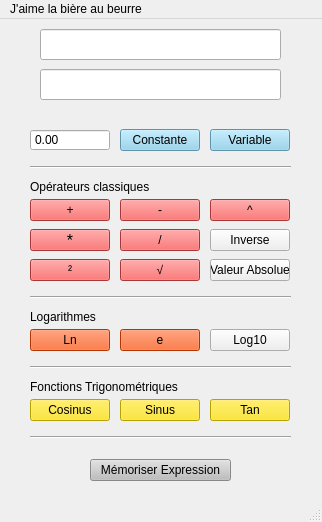
<?xml version="1.0" encoding="UTF-8"?>
<ui version="4.0">
 <class>SaisieExpressionGraphe</class>
 <widget class="QMainWindow" name="SaisieExpressionGraphe">
  <property name="geometry">
   <rect>
    <x>0</x>
    <y>0</y>
    <width>322</width>
    <height>522</height>
   </rect>
  </property>
  <property name="sizePolicy">
   <sizepolicy hsizetype="Fixed" vsizetype="Fixed">
    <horstretch>0</horstretch>
    <verstretch>0</verstretch>
   </sizepolicy>
  </property>
  <property name="minimumSize">
   <size>
    <width>320</width>
    <height>419</height>
   </size>
  </property>
  <property name="windowTitle">
   <string>MainWindow</string>
  </property>
  <widget class="QWidget" name="centralwidget">
   <widget class="QLineEdit" name="AffichageNPI">
    <property name="geometry">
     <rect>
      <x>40</x>
      <y>10</y>
      <width>241</width>
      <height>31</height>
     </rect>
    </property>
    <property name="minimumSize">
     <size>
      <width>240</width>
      <height>30</height>
     </size>
    </property>
   </widget>
   <widget class="QLineEdit" name="AffichageNC">
    <property name="geometry">
     <rect>
      <x>40</x>
      <y>50</y>
      <width>241</width>
      <height>31</height>
     </rect>
    </property>
    <property name="minimumSize">
     <size>
      <width>240</width>
      <height>30</height>
     </size>
    </property>
   </widget>
   <widget class="QPushButton" name="Bouton_Constante">
    <property name="geometry">
     <rect>
      <x>120</x>
      <y>110</y>
      <width>80</width>
      <height>22</height>
     </rect>
    </property>
    <property name="styleSheet">
     <string notr="true">QPushButton{
	background-color: #87CEEB
}

QPushButton:pressed{
	background-color: #FFA500
}

QPushButton:hover{
	background-color: #63C5DA
}</string>
    </property>
    <property name="text">
     <string>Constante</string>
    </property>
   </widget>
   <widget class="QPushButton" name="Bouton_Addition">
    <property name="geometry">
     <rect>
      <x>30</x>
      <y>180</y>
      <width>80</width>
      <height>22</height>
     </rect>
    </property>
    <property name="font">
     <font/>
    </property>
    <property name="styleSheet">
     <string notr="true">QPushButton{
	background-color: #ED4D4D
}

QPushButton:pressed{
	background-color: #FFA500
}

QPushButton:hover{
	background-color: #63C5DA
}</string>
    </property>
    <property name="text">
     <string>+</string>
    </property>
   </widget>
   <widget class="QPushButton" name="Bouton_Soustraction">
    <property name="geometry">
     <rect>
      <x>120</x>
      <y>180</y>
      <width>80</width>
      <height>22</height>
     </rect>
    </property>
    <property name="font">
     <font/>
    </property>
    <property name="styleSheet">
     <string notr="true">QPushButton{
	background-color: #ED4D4D
}

QPushButton:pressed{
	background-color: #FFA500
}

QPushButton:hover{
	background-color: #63C5DA
}</string>
    </property>
    <property name="text">
     <string>-</string>
    </property>
   </widget>
   <widget class="QPushButton" name="Bouton_Multiplication">
    <property name="geometry">
     <rect>
      <x>30</x>
      <y>210</y>
      <width>80</width>
      <height>22</height>
     </rect>
    </property>
    <property name="font">
     <font>
      <pointsize>12</pointsize>
      <weight>50</weight>
      <bold>false</bold>
     </font>
    </property>
    <property name="styleSheet">
     <string notr="true">QPushButton{
	background-color: #ED4D4D
}

QPushButton:pressed{
	background-color: #FFA500
}

QPushButton:hover{
	background-color: #63C5DA
}</string>
    </property>
    <property name="text">
     <string>*</string>
    </property>
   </widget>
   <widget class="QPushButton" name="Bouton_Division">
    <property name="geometry">
     <rect>
      <x>120</x>
      <y>210</y>
      <width>80</width>
      <height>22</height>
     </rect>
    </property>
    <property name="font">
     <font/>
    </property>
    <property name="styleSheet">
     <string notr="true">QPushButton{
	background-color: #ED4D4D
}

QPushButton:pressed{
	background-color: #FFA500
}

QPushButton:hover{
	background-color: #63C5DA
}</string>
    </property>
    <property name="text">
     <string>/</string>
    </property>
   </widget>
   <widget class="QPushButton" name="Bouton_ValAbs">
    <property name="geometry">
     <rect>
      <x>210</x>
      <y>240</y>
      <width>80</width>
      <height>22</height>
     </rect>
    </property>
    <property name="text">
     <string>Valeur Absolue</string>
    </property>
   </widget>
   <widget class="QDoubleSpinBox" name="SpinBox_Constante">
    <property name="geometry">
     <rect>
      <x>30</x>
      <y>110</y>
      <width>80</width>
      <height>22</height>
     </rect>
    </property>
    <property name="focusPolicy">
     <enum>Qt::WheelFocus</enum>
    </property>
    <property name="acceptDrops">
     <bool>false</bool>
    </property>
    <property name="wrapping">
     <bool>false</bool>
    </property>
    <property name="frame">
     <bool>true</bool>
    </property>
    <property name="readOnly">
     <bool>false</bool>
    </property>
    <property name="buttonSymbols">
     <enum>QAbstractSpinBox::NoButtons</enum>
    </property>
    <property name="keyboardTracking">
     <bool>true</bool>
    </property>
    <property name="minimum">
     <double>-99999.000000000000000</double>
    </property>
    <property name="maximum">
     <double>99999.000000000000000</double>
    </property>
    <property name="value">
     <double>0.000000000000000</double>
    </property>
   </widget>
   <widget class="QPushButton" name="Bouton_Variable">
    <property name="geometry">
     <rect>
      <x>210</x>
      <y>110</y>
      <width>80</width>
      <height>22</height>
     </rect>
    </property>
    <property name="styleSheet">
     <string notr="true">QPushButton{
	background-color: #87CEEB
}

QPushButton:pressed{
	background-color: #FFA500
}

QPushButton:hover{
	background-color: #63C5DA
}</string>
    </property>
    <property name="text">
     <string>Variable</string>
    </property>
   </widget>
   <widget class="QPushButton" name="Bouton_Puissance">
    <property name="geometry">
     <rect>
      <x>210</x>
      <y>180</y>
      <width>80</width>
      <height>22</height>
     </rect>
    </property>
    <property name="font">
     <font/>
    </property>
    <property name="styleSheet">
     <string notr="true">QPushButton{
	background-color: #ED4D4D
}

QPushButton:pressed{
	background-color: #FFA500
}

QPushButton:hover{
	background-color: #63C5DA
}</string>
    </property>
    <property name="text">
     <string>^</string>
    </property>
   </widget>
   <widget class="QPushButton" name="Bouton_Inverse">
    <property name="geometry">
     <rect>
      <x>210</x>
      <y>210</y>
      <width>80</width>
      <height>22</height>
     </rect>
    </property>
    <property name="text">
     <string>Inverse</string>
    </property>
   </widget>
   <widget class="QPushButton" name="Bouton_Carre">
    <property name="geometry">
     <rect>
      <x>30</x>
      <y>240</y>
      <width>80</width>
      <height>22</height>
     </rect>
    </property>
    <property name="font">
     <font/>
    </property>
    <property name="styleSheet">
     <string notr="true">QPushButton{
	background-color: #ED4D4D
}

QPushButton:pressed{
	background-color: #FFA500
}

QPushButton:hover{
	background-color: #63C5DA
}</string>
    </property>
    <property name="text">
     <string>²</string>
    </property>
   </widget>
   <widget class="QPushButton" name="Bouton_Memoriser">
    <property name="geometry">
     <rect>
      <x>90</x>
      <y>440</y>
      <width>141</width>
      <height>22</height>
     </rect>
    </property>
    <property name="styleSheet">
     <string notr="true">QPushButton{
	background-color: #BEBEBE
}

QPushButton:pressed{
	background-color: #FFA500
}

QPushButton:hover{
	background-color: #63C5DA
}</string>
    </property>
    <property name="text">
     <string>Mémoriser Expression</string>
    </property>
   </widget>
   <widget class="QPushButton" name="Bouton_LogNeperien">
    <property name="geometry">
     <rect>
      <x>30</x>
      <y>310</y>
      <width>80</width>
      <height>22</height>
     </rect>
    </property>
    <property name="styleSheet">
     <string notr="true">QPushButton{
	background-color: #FF4901
}

QPushButton:pressed{
	background-color: #FFA500
}

QPushButton:hover{
	background-color: #63C5DA
}</string>
    </property>
    <property name="text">
     <string>Ln</string>
    </property>
   </widget>
   <widget class="QPushButton" name="Bouton_Cosinus">
    <property name="geometry">
     <rect>
      <x>30</x>
      <y>380</y>
      <width>80</width>
      <height>22</height>
     </rect>
    </property>
    <property name="styleSheet">
     <string notr="true">QPushButton{
	background-color: #FCE205
}

QPushButton:pressed{
	background-color: #FFA500
}

QPushButton:hover{
	background-color: #63C5DA
}</string>
    </property>
    <property name="text">
     <string>Cosinus</string>
    </property>
   </widget>
   <widget class="QPushButton" name="Bouton_Sinus">
    <property name="geometry">
     <rect>
      <x>120</x>
      <y>380</y>
      <width>80</width>
      <height>22</height>
     </rect>
    </property>
    <property name="styleSheet">
     <string notr="true">QPushButton{
	background-color: #FCE205
}

QPushButton:pressed{
	background-color: #FFA500
}

QPushButton:hover{
	background-color: #63C5DA
}</string>
    </property>
    <property name="text">
     <string>Sinus</string>
    </property>
   </widget>
   <widget class="QPushButton" name="Bouton_Tangente">
    <property name="geometry">
     <rect>
      <x>210</x>
      <y>380</y>
      <width>80</width>
      <height>22</height>
     </rect>
    </property>
    <property name="styleSheet">
     <string notr="true">QPushButton{
	background-color: #FCE205
}

QPushButton:pressed{
	background-color: #FFA500
}

QPushButton:hover{
	background-color: #63C5DA
}</string>
    </property>
    <property name="text">
     <string>Tan</string>
    </property>
   </widget>
   <widget class="QPushButton" name="Bouton_Euler">
    <property name="geometry">
     <rect>
      <x>120</x>
      <y>310</y>
      <width>80</width>
      <height>22</height>
     </rect>
    </property>
    <property name="styleSheet">
     <string notr="true">QPushButton{
	background-color: #FF4901
}

QPushButton:pressed{
	background-color: #FFA500
}

QPushButton:hover{
	background-color: #63C5DA
}</string>
    </property>
    <property name="text">
     <string>e</string>
    </property>
   </widget>
   <widget class="QPushButton" name="Bouton_RacineCarree">
    <property name="geometry">
     <rect>
      <x>120</x>
      <y>240</y>
      <width>80</width>
      <height>22</height>
     </rect>
    </property>
    <property name="font">
     <font/>
    </property>
    <property name="styleSheet">
     <string notr="true">QPushButton{
	background-color: #ED4D4D
}

QPushButton:pressed{
	background-color: #FFA500
}

QPushButton:hover{
	background-color: #63C5DA
}</string>
    </property>
    <property name="text">
     <string>√</string>
    </property>
   </widget>
   <widget class="QLabel" name="label">
    <property name="geometry">
     <rect>
      <x>30</x>
      <y>360</y>
      <width>231</width>
      <height>16</height>
     </rect>
    </property>
    <property name="text">
     <string>Fonctions Trigonométriques</string>
    </property>
   </widget>
   <widget class="QLabel" name="label_2">
    <property name="geometry">
     <rect>
      <x>30</x>
      <y>290</y>
      <width>71</width>
      <height>16</height>
     </rect>
    </property>
    <property name="text">
     <string>Logarithmes</string>
    </property>
   </widget>
   <widget class="QLabel" name="label_3">
    <property name="geometry">
     <rect>
      <x>30</x>
      <y>160</y>
      <width>131</width>
      <height>16</height>
     </rect>
    </property>
    <property name="text">
     <string>Opérateurs classiques</string>
    </property>
   </widget>
   <widget class="QPushButton" name="pushButton">
    <property name="geometry">
     <rect>
      <x>210</x>
      <y>310</y>
      <width>80</width>
      <height>22</height>
     </rect>
    </property>
    <property name="text">
     <string>Log10</string>
    </property>
   </widget>
   <widget class="Line" name="line">
    <property name="geometry">
     <rect>
      <x>30</x>
      <y>140</y>
      <width>261</width>
      <height>16</height>
     </rect>
    </property>
    <property name="orientation">
     <enum>Qt::Horizontal</enum>
    </property>
   </widget>
   <widget class="Line" name="line_2">
    <property name="geometry">
     <rect>
      <x>30</x>
      <y>270</y>
      <width>261</width>
      <height>16</height>
     </rect>
    </property>
    <property name="orientation">
     <enum>Qt::Horizontal</enum>
    </property>
   </widget>
   <widget class="Line" name="line_3">
    <property name="geometry">
     <rect>
      <x>30</x>
      <y>340</y>
      <width>261</width>
      <height>16</height>
     </rect>
    </property>
    <property name="orientation">
     <enum>Qt::Horizontal</enum>
    </property>
   </widget>
   <widget class="Line" name="line_4">
    <property name="geometry">
     <rect>
      <x>30</x>
      <y>410</y>
      <width>261</width>
      <height>16</height>
     </rect>
    </property>
    <property name="orientation">
     <enum>Qt::Horizontal</enum>
    </property>
   </widget>
  </widget>
  <widget class="QMenuBar" name="menubar">
   <property name="geometry">
    <rect>
     <x>0</x>
     <y>0</y>
     <width>322</width>
     <height>21</height>
    </rect>
   </property>
   <widget class="QMenu" name="menuJ_aime_la_bi_re_au_beurre">
    <property name="title">
     <string>J'aime la bière au beurre</string>
    </property>
   </widget>
   <addaction name="menuJ_aime_la_bi_re_au_beurre"/>
  </widget>
  <widget class="QStatusBar" name="statusbar"/>
 </widget>
 <resources/>
 <connections/>
</ui>
